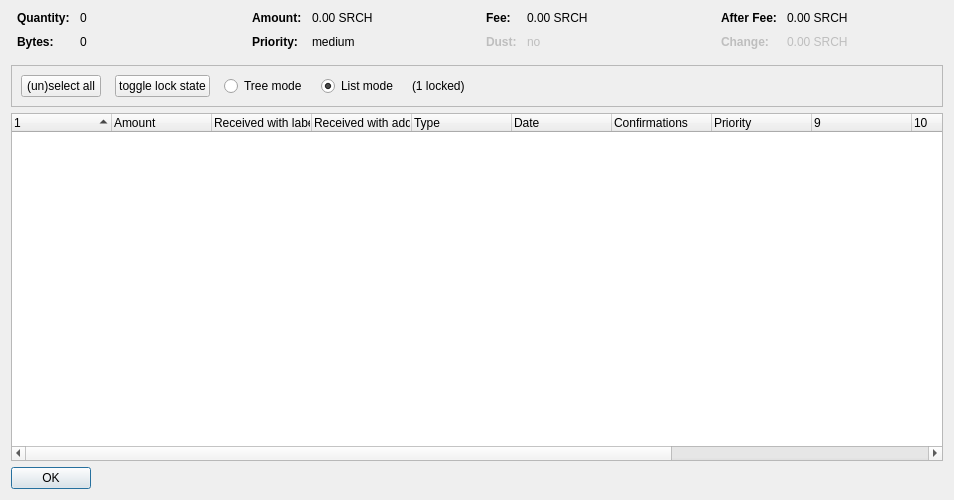
<?xml version="1.0" encoding="UTF-8"?>
<ui version="4.0">
 <class>CoinControlDialog</class>
 <widget class="QDialog" name="CoinControlDialog">
  <property name="geometry">
   <rect>
    <x>0</x>
    <y>0</y>
    <width>954</width>
    <height>500</height>
   </rect>
  </property>
  <property name="windowTitle">
   <string>Coin Selection</string>
  </property>
  <layout class="QVBoxLayout" name="verticalLayout">
   <item>
    <layout class="QHBoxLayout" name="horizontalLayoutTop" stretch="0,0,0,0">
     <property name="topMargin">
      <number>0</number>
     </property>
     <property name="bottomMargin">
      <number>10</number>
     </property>
     <item>
      <layout class="QFormLayout" name="formLayoutCoinControl1">
       <property name="horizontalSpacing">
        <number>10</number>
       </property>
       <property name="verticalSpacing">
        <number>10</number>
       </property>
       <property name="leftMargin">
        <number>6</number>
       </property>
       <property name="rightMargin">
        <number>6</number>
       </property>
       <item row="0" column="0">
        <widget class="QLabel" name="labelCoinControlQuantityText">
         <property name="font">
          <font>
           <weight>75</weight>
           <bold>true</bold>
          </font>
         </property>
         <property name="text">
          <string>Quantity:</string>
         </property>
        </widget>
       </item>
       <item row="0" column="1">
        <widget class="QLabel" name="labelCoinControlQuantity">
         <property name="cursor">
          <cursorShape>IBeamCursor</cursorShape>
         </property>
         <property name="contextMenuPolicy">
          <enum>Qt::ActionsContextMenu</enum>
         </property>
         <property name="text">
          <string notr="true">0</string>
         </property>
         <property name="textInteractionFlags">
          <set>Qt::LinksAccessibleByMouse|Qt::TextSelectableByKeyboard|Qt::TextSelectableByMouse</set>
         </property>
        </widget>
       </item>
       <item row="1" column="0">
        <widget class="QLabel" name="labelCoinControlBytesText">
         <property name="font">
          <font>
           <weight>75</weight>
           <bold>true</bold>
          </font>
         </property>
         <property name="text">
          <string>Bytes:</string>
         </property>
        </widget>
       </item>
       <item row="1" column="1">
        <widget class="QLabel" name="labelCoinControlBytes">
         <property name="cursor">
          <cursorShape>IBeamCursor</cursorShape>
         </property>
         <property name="contextMenuPolicy">
          <enum>Qt::ActionsContextMenu</enum>
         </property>
         <property name="text">
          <string notr="true">0</string>
         </property>
         <property name="textInteractionFlags">
          <set>Qt::LinksAccessibleByMouse|Qt::TextSelectableByKeyboard|Qt::TextSelectableByMouse</set>
         </property>
        </widget>
       </item>
      </layout>
     </item>
     <item>
      <layout class="QFormLayout" name="formLayoutCoinControl2">
       <property name="horizontalSpacing">
        <number>10</number>
       </property>
       <property name="verticalSpacing">
        <number>10</number>
       </property>
       <property name="leftMargin">
        <number>6</number>
       </property>
       <property name="rightMargin">
        <number>6</number>
       </property>
       <item row="0" column="0">
        <widget class="QLabel" name="labelCoinControlAmountText">
         <property name="font">
          <font>
           <weight>75</weight>
           <bold>true</bold>
          </font>
         </property>
         <property name="text">
          <string>Amount:</string>
         </property>
        </widget>
       </item>
       <item row="0" column="1">
        <widget class="QLabel" name="labelCoinControlAmount">
         <property name="cursor">
          <cursorShape>IBeamCursor</cursorShape>
         </property>
         <property name="contextMenuPolicy">
          <enum>Qt::ActionsContextMenu</enum>
         </property>
         <property name="text">
          <string notr="true">0.00 SRCH</string>
         </property>
         <property name="textInteractionFlags">
          <set>Qt::LinksAccessibleByMouse|Qt::TextSelectableByKeyboard|Qt::TextSelectableByMouse</set>
         </property>
        </widget>
       </item>
       <item row="1" column="0">
        <widget class="QLabel" name="labelCoinControlPriorityText">
         <property name="font">
          <font>
           <weight>75</weight>
           <bold>true</bold>
          </font>
         </property>
         <property name="text">
          <string>Priority:</string>
         </property>
        </widget>
       </item>
       <item row="1" column="1">
        <widget class="QLabel" name="labelCoinControlPriority">
         <property name="cursor">
          <cursorShape>IBeamCursor</cursorShape>
         </property>
         <property name="contextMenuPolicy">
          <enum>Qt::ActionsContextMenu</enum>
         </property>
         <property name="text">
          <string>medium</string>
         </property>
         <property name="textInteractionFlags">
          <set>Qt::LinksAccessibleByMouse|Qt::TextSelectableByKeyboard|Qt::TextSelectableByMouse</set>
         </property>
        </widget>
       </item>
      </layout>
     </item>
     <item>
      <layout class="QFormLayout" name="formLayoutCoinControl3">
       <property name="horizontalSpacing">
        <number>10</number>
       </property>
       <property name="verticalSpacing">
        <number>10</number>
       </property>
       <property name="leftMargin">
        <number>6</number>
       </property>
       <property name="rightMargin">
        <number>6</number>
       </property>
       <item row="0" column="0">
        <widget class="QLabel" name="labelCoinControlFeeText">
         <property name="font">
          <font>
           <weight>75</weight>
           <bold>true</bold>
          </font>
         </property>
         <property name="text">
          <string>Fee:</string>
         </property>
        </widget>
       </item>
       <item row="0" column="1">
        <widget class="QLabel" name="labelCoinControlFee">
         <property name="cursor">
          <cursorShape>IBeamCursor</cursorShape>
         </property>
         <property name="contextMenuPolicy">
          <enum>Qt::ActionsContextMenu</enum>
         </property>
         <property name="text">
          <string notr="true">0.00 SRCH</string>
         </property>
         <property name="textInteractionFlags">
          <set>Qt::LinksAccessibleByMouse|Qt::TextSelectableByKeyboard|Qt::TextSelectableByMouse</set>
         </property>
        </widget>
       </item>
       <item row="1" column="0">
        <widget class="QLabel" name="labelCoinControlLowOutputText">
         <property name="enabled">
          <bool>false</bool>
         </property>
         <property name="font">
          <font>
           <weight>75</weight>
           <bold>true</bold>
          </font>
         </property>
         <property name="text">
          <string>Dust:</string>
         </property>
        </widget>
       </item>
       <item row="1" column="1">
        <widget class="QLabel" name="labelCoinControlLowOutput">
         <property name="enabled">
          <bool>false</bool>
         </property>
         <property name="cursor">
          <cursorShape>IBeamCursor</cursorShape>
         </property>
         <property name="contextMenuPolicy">
          <enum>Qt::ActionsContextMenu</enum>
         </property>
         <property name="text">
          <string>no</string>
         </property>
         <property name="textInteractionFlags">
          <set>Qt::LinksAccessibleByMouse|Qt::TextSelectableByKeyboard|Qt::TextSelectableByMouse</set>
         </property>
        </widget>
       </item>
      </layout>
     </item>
     <item>
      <layout class="QFormLayout" name="formLayoutCoinControl4">
       <property name="horizontalSpacing">
        <number>10</number>
       </property>
       <property name="verticalSpacing">
        <number>10</number>
       </property>
       <property name="leftMargin">
        <number>6</number>
       </property>
       <property name="rightMargin">
        <number>6</number>
       </property>
       <item row="0" column="0">
        <widget class="QLabel" name="labelCoinControlAfterFeeText">
         <property name="font">
          <font>
           <weight>75</weight>
           <bold>true</bold>
          </font>
         </property>
         <property name="text">
          <string>After Fee:</string>
         </property>
        </widget>
       </item>
       <item row="0" column="1">
        <widget class="QLabel" name="labelCoinControlAfterFee">
         <property name="cursor">
          <cursorShape>IBeamCursor</cursorShape>
         </property>
         <property name="contextMenuPolicy">
          <enum>Qt::ActionsContextMenu</enum>
         </property>
         <property name="text">
          <string notr="true">0.00 SRCH</string>
         </property>
         <property name="textInteractionFlags">
          <set>Qt::LinksAccessibleByMouse|Qt::TextSelectableByKeyboard|Qt::TextSelectableByMouse</set>
         </property>
        </widget>
       </item>
       <item row="1" column="0">
        <widget class="QLabel" name="labelCoinControlChangeText">
         <property name="enabled">
          <bool>false</bool>
         </property>
         <property name="font">
          <font>
           <weight>75</weight>
           <bold>true</bold>
          </font>
         </property>
         <property name="text">
          <string>Change:</string>
         </property>
        </widget>
       </item>
       <item row="1" column="1">
        <widget class="QLabel" name="labelCoinControlChange">
         <property name="enabled">
          <bool>false</bool>
         </property>
         <property name="cursor">
          <cursorShape>IBeamCursor</cursorShape>
         </property>
         <property name="contextMenuPolicy">
          <enum>Qt::ActionsContextMenu</enum>
         </property>
         <property name="text">
          <string notr="true">0.00 SRCH</string>
         </property>
         <property name="textInteractionFlags">
          <set>Qt::LinksAccessibleByMouse|Qt::TextSelectableByKeyboard|Qt::TextSelectableByMouse</set>
         </property>
        </widget>
       </item>
      </layout>
     </item>
    </layout>
   </item>
   <item>
    <widget class="QFrame" name="frame">
     <property name="minimumSize">
      <size>
       <width>0</width>
       <height>40</height>
      </size>
     </property>
     <property name="frameShape">
      <enum>QFrame::StyledPanel</enum>
     </property>
     <property name="frameShadow">
      <enum>QFrame::Sunken</enum>
     </property>
     <layout class="QHBoxLayout" name="horizontalLayout">
      <item>
       <layout class="QHBoxLayout" name="horizontalLayoutPanel" stretch="0,0,0,0,0,0">
        <property name="spacing">
         <number>14</number>
        </property>
        <item>
         <widget class="QPushButton" name="pushButtonSelectAll">
          <property name="sizePolicy">
           <sizepolicy hsizetype="Maximum" vsizetype="Fixed">
            <horstretch>0</horstretch>
            <verstretch>0</verstretch>
           </sizepolicy>
          </property>
          <property name="text">
           <string>(un)select all</string>
          </property>
          <property name="autoDefault">
           <bool>false</bool>
          </property>
         </widget>
        </item>
        <item>
         <widget class="QPushButton" name="pushButtonToggleLock">
          <property name="sizePolicy">
           <sizepolicy hsizetype="Maximum" vsizetype="Fixed">
            <horstretch>0</horstretch>
            <verstretch>0</verstretch>
           </sizepolicy>
          </property>
          <property name="text">
           <string>toggle lock state</string>
          </property>
          <property name="autoDefault">
           <bool>false</bool>
          </property>
         </widget>
        </item>
        <item>
         <widget class="QRadioButton" name="radioTreeMode">
          <property name="sizePolicy">
           <sizepolicy hsizetype="Maximum" vsizetype="Fixed">
            <horstretch>0</horstretch>
            <verstretch>0</verstretch>
           </sizepolicy>
          </property>
          <property name="text">
           <string>Tree mode</string>
          </property>
         </widget>
        </item>
        <item>
         <widget class="QRadioButton" name="radioListMode">
          <property name="sizePolicy">
           <sizepolicy hsizetype="Maximum" vsizetype="Fixed">
            <horstretch>0</horstretch>
            <verstretch>0</verstretch>
           </sizepolicy>
          </property>
          <property name="text">
           <string>List mode</string>
          </property>
          <property name="checked">
           <bool>true</bool>
          </property>
         </widget>
        </item>
        <item>
         <widget class="QLabel" name="labelLocked">
          <property name="text">
           <string>(1 locked)</string>
          </property>
         </widget>
        </item>
        <item>
         <spacer name="horizontalSpacer">
          <property name="orientation">
           <enum>Qt::Horizontal</enum>
          </property>
          <property name="sizeHint" stdset="0">
           <size>
            <width>40</width>
            <height>20</height>
           </size>
          </property>
         </spacer>
        </item>
       </layout>
      </item>
     </layout>
    </widget>
   </item>
   <item>
    <widget class="CoinControlTreeWidget" name="treeWidget">
     <property name="contextMenuPolicy">
      <enum>Qt::CustomContextMenu</enum>
     </property>
     <property name="sortingEnabled">
      <bool>false</bool>
     </property>
     <property name="columnCount">
      <number>13</number>
     </property>
     <attribute name="headerShowSortIndicator" stdset="0">
      <bool>true</bool>
     </attribute>
     <attribute name="headerStretchLastSection">
      <bool>false</bool>
     </attribute>
     <column>
      <property name="text">
       <string/>
      </property>
     </column>
     <column>
      <property name="text">
       <string>Amount</string>
      </property>
     </column>
     <column>
      <property name="text">
       <string>Received with label</string>
      </property>
     </column>
     <column>
      <property name="text">
       <string>Received with address</string>
      </property>
     </column>
     <column>
      <property name="text">
	<string>Type</string>
      </property>
     </column>
     <column>
      <property name="text">	 
       <string>Date</string>
      </property>
     </column>
     <column>
      <property name="text">
       <string>Confirmations</string>
      </property>
      <property name="toolTip">
       <string>Confirmed</string>
      </property>
     </column>
     <column>
      <property name="text">
       <string>Priority</string>
      </property>
     </column>
     <column>
      <property name="text">
       <string/>
      </property>
     </column>
     <column>
      <property name="text">
       <string/>
      </property>
     </column>
     <column>
      <property name="text">
       <string/>
      </property>
     </column>
     <column>
      <property name="text">
       <string/>
      </property>
     </column>
     <column>
      <property name="text">
       <string/>
      </property>
     </column>
    </widget>
   </item>
   <item>
    <widget class="QDialogButtonBox" name="buttonBox">
     <property name="sizePolicy">
      <sizepolicy hsizetype="Maximum" vsizetype="Fixed">
       <horstretch>0</horstretch>
       <verstretch>0</verstretch>
      </sizepolicy>
     </property>
     <property name="orientation">
      <enum>Qt::Horizontal</enum>
     </property>
     <property name="standardButtons">
      <set>QDialogButtonBox::Ok</set>
     </property>
    </widget>
   </item>
  </layout>
 </widget>
 <customwidgets>
  <customwidget>
   <class>CoinControlTreeWidget</class>
   <extends>QTreeWidget</extends>
   <header>coincontroltreewidget.h</header>
  </customwidget>
 </customwidgets>
 <resources/>
 <connections/>
</ui>
